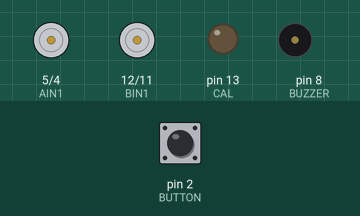
Bench run of a sketch on a simulated Arduino Uno, built with avr-gcc and run on an emulated ATmega328P. Parts: motor-driver pin pairs drawn as motors (green arrow = first pin HIGH = forward, orange = second pin HIGH = backward, longer = more drive, scaled by the enable pin), output pins drawn as LEDs (lit = HIGH), buzzer (waves = sounding). Inputs (shaded band) come from the test bench; at power-on: pin 2 (BUTTON) HIGH.

Above: at 0.8 s.
0.9 s: pin 2 (BUTTON) pulled LOW for 1 s
At 5.7 s:
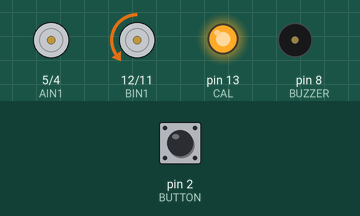
At 13.5 s:
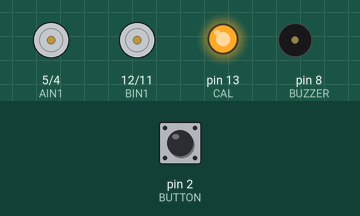
Timing chart, 0 to 19.1 s (numbered marks = the images above; inputs shaded):
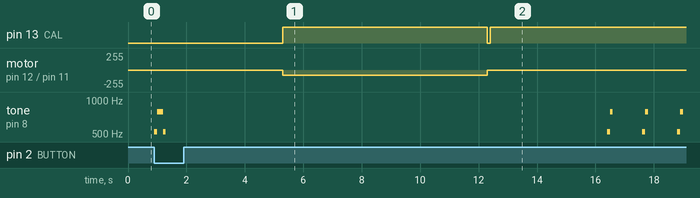

Measured:
- after the input at 0.9 s, pin 13 (CAL): LOW → HIGH after 4.4 s, → LOW 7.0 s later, → HIGH 0.10 s later; motor on pin 12 (BIN1) / pin 11 (BIN2): stopped → backward 80/255 after 4.4 s, → stopped 7.0 s later

The sketch:

calibrate_Maker_Line.ino
```cpp
/*
 This is for calibrating Maker Line Sensor
 for LinerBot using TB6612FNG for motor driver
 by Duokino
 */

//Pin declaration for TB6612FNG

//Motor Right
int PWMB = 10; //Speed control
int BIN1 = 12; //Direction
int BIN2 = 11; //Direction

//Motor Left
int PWMA = 3; //Speed control
int AIN1 = 5; //Direction
int AIN2 = 4; //Direction

//Pin declaration for Maker Line sensor

int LeftSen = A1;
int LeftMSen = A2;
int MidSen = A3;
int RightMSen = A4;
int RightSen = A5;

int mode = 0;
boolean buttonPressed = false;

void setup() {

  Serial.begin(9600);       //Enable Serial Communications

  //Maker Line Auto-Calibrating Line Sensor Pin Setup
  pinMode(A1,INPUT);
  pinMode(A2,INPUT);
  pinMode(A3,INPUT);
  pinMode(A4,INPUT);
  pinMode(A5,INPUT);

  //Motor Driver Pin Setup
  pinMode(PWMB,OUTPUT);
  pinMode(BIN1,OUTPUT);
  pinMode(BIN2,OUTPUT);
  pinMode(PWMA,OUTPUT);
  pinMode(AIN1,OUTPUT);
  pinMode(AIN2,OUTPUT);

  while (mode < 2) button();

  calibrate();

}

void loop() {

  done();

}

void button() {
  #define NOTE_C5 523
  #define NOTE_G5 784

  #define BUTTON 2
  #define BUZZER 8

  pinMode(BUTTON, INPUT_PULLUP);

    if (digitalRead(BUTTON) == LOW &&
        buttonPressed == false) {
      buttonPressed = true;
      mode++;
      if (mode == 1) {
        tone(BUZZER, NOTE_C5, 100);
        delay(100);
        tone(BUZZER, NOTE_G5, 100);
        delay(100);
        noTone(BUZZER);
      }
      else if (mode == 2) {
        tone(BUZZER, NOTE_G5, 100);
        delay(100);
        tone(BUZZER, NOTE_C5, 100);
        delay(100);
        noTone(BUZZER);
      }
    }

  if (buttonPressed == true) {
  buttonPressed = false;
  }
}

void calibrate(){

  int CAL = 13;         //CAL pin for Maker Line

  pinMode(CAL, OUTPUT);

  digitalWrite(CAL, LOW);
  delay(4000);
  digitalWrite(CAL, HIGH);

  left(80);
  delay(7000);
  still();

  digitalWrite(CAL, LOW);
  delay(100);
  digitalWrite(CAL, HIGH);
  delay(4000);

}

void left(int motorspeed){

  digitalWrite(BIN1, LOW);
  digitalWrite(BIN2, HIGH);
  analogWrite(PWMB, motorspeed);

  digitalWrite(AIN1, HIGH);
  digitalWrite(AIN2, LOW);
  analogWrite(PWMA, 0);

}

void still(){

  digitalWrite(BIN1, LOW);
  digitalWrite(BIN2, LOW);
  analogWrite(PWMB, 0);

  digitalWrite(AIN1, LOW);
  digitalWrite(AIN2, LOW);
  analogWrite(PWMA, 0);

}

void done(){

  #define NOTE_C5 523
  #define NOTE_G5 784

  #define BUZZER 8

        tone(BUZZER, NOTE_C5, 100);
        delay(100);
        tone(BUZZER, NOTE_G5, 100);
        delay(100);
        noTone(BUZZER);
        delay(1000);

}
```
